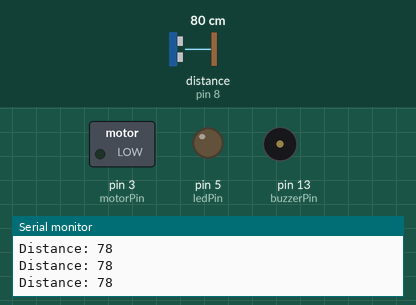
Bench run of a sketch on a simulated Arduino Uno, built with avr-gcc and run on an emulated ATmega328P. On the bench: switched loads named in the sketch (green lamp = pin HIGH), output pins drawn as LEDs (lit = HIGH), buzzer (waves = sounding, pin HIGH), the last lines printed to the serial monitor. Wiring (inferred from the names in the program): ultrasonic range finder: trigger pin 7; echo pin 8. The inputs (shaded band) are chosen by the test bench; at power-on: distance to the obstacle (sensor on pin 8) 80 cm. The echo pulse lasts 58.3 µs per cm; pins used as bus, display or sensor lines are not drawn.

Above: at 1.2 s.
1.3 s: distance to the obstacle (sensor on pin 8) set to 28 cm
2.8 s: distance to the obstacle (sensor on pin 8) set to 23 cm
At 3.24 s:
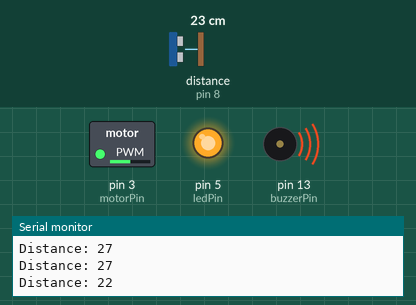
5.8 s: distance to the obstacle (sensor on pin 8) set to 12 cm
8.8 s: distance to the obstacle (sensor on pin 8) set to 9 cm
At 9.8 s:
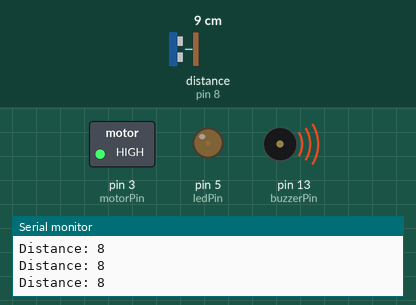
10.5 s: distance to the obstacle (sensor on pin 8) set to 18 cm
At 11.01 s:
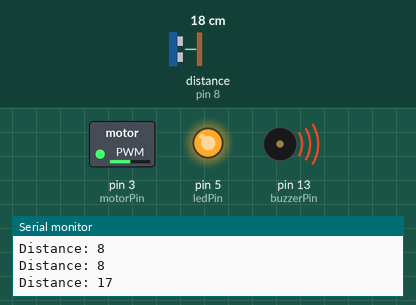
13.5 s: distance to the obstacle (sensor on pin 8) set to 2 cm
At 14.1 s:
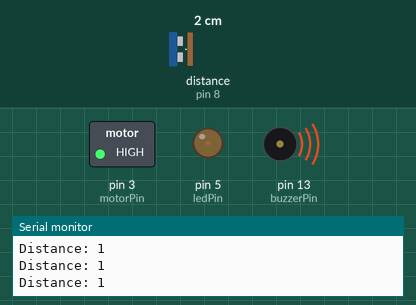
Timing chart, 0 to 16.1 s (numbered marks = the images above; inputs shaded):
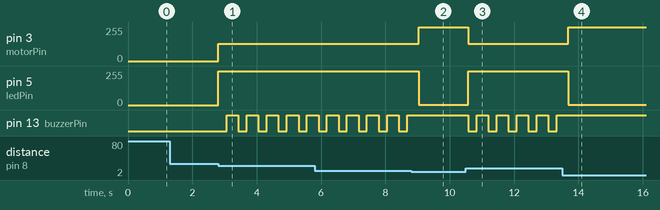

Measured:
- the behaviour switches between 26 and 25 cm on distance to the obstacle (sensor on pin 8) (found by bisection; images 0 and 1)
- the behaviour switches between 11 and 10 cm on distance to the obstacle (sensor on pin 8) (found by bisection; images 1 and 2)
- after the input at 2.8 s, pin 3 (motorPin): 0/255 → 128/255 at once; pin 5 (ledPin): 0/255 → 255/255 at once; pin 13 (buzzerPin): alternates HIGH for 0.36 s and LOW for 0.26 s, starting after 0.27 s
- after the input at 8.8 s, pin 3 (motorPin): 128/255 → 255/255 after 0.24 s; pin 5 (ledPin): 255/255 → 1/255 after 0.24 s; pin 13 (buzzerPin): stops changing and stays HIGH
- after the input at 10.5 s, pin 3 (motorPin): 255/255 → 128/255 after 0.07 s; pin 5 (ledPin): 1/255 → 255/255 after 0.07 s; pin 13 (buzzerPin): alternates HIGH for 0.36 s and LOW for 0.26 s, starting after 0.07 s
- after the input at 13.5 s, pin 3 (motorPin): 128/255 → 255/255 after 0.19 s; pin 5 (ledPin): 255/255 → 1/255 after 0.19 s; pin 13 (buzzerPin): stops changing and stays HIGH

The sketch:

works_opposite.ino
```cpp
// Pin definitions
const int trigPin = 7; // Trigger pin of ultrasonic sensor
const int echoPin = 8; // Echo pin of ultrasonic sensor
const int motorPin = 3; // Vibration motor pin
const int buzzerPin = 13; // Buzzer pin
const int ledPin = 5;
// Constants
const int distanceThresholdFar = 25; // Threshold for far distance (in cm)
const int distanceThresholdNear = 10; // Threshold for near distance (in cm)

void setup() {
  // Initialize serial communication for debugging
  Serial.begin(9600);

  // Initialize pins
  pinMode(trigPin, OUTPUT);
  pinMode(echoPin, INPUT);
  pinMode(motorPin, OUTPUT);
  pinMode(buzzerPin, OUTPUT);
  pinMode(ledPin, OUTPUT);
}

void loop() {
  // Measure distance
  long duration, distance;
  digitalWrite(trigPin, LOW);
  delayMicroseconds(2);
  digitalWrite(trigPin, HIGH);
  delayMicroseconds(10);
  digitalWrite(trigPin, LOW);
  duration = pulseIn(echoPin, HIGH);
  distance = duration * 0.034 / 2;

  // Print distance for debugging
  Serial.print("Distance: ");
  Serial.println(distance);

  // Control buzzer and motor based on distance
  if (distance < distanceThresholdNear) {
    // Obstacle is near
    for (int i = 0; i <= 255; i += 5) {
      analogWrite(ledPin, HIGH);
      analogWrite(buzzerPin, 255); // Increase buzzer intensity gradually
      analogWrite(motorPin, 255); // Set motor to maximum vibration


    }
  } else if (distance < distanceThresholdFar) {
    // Obstacle is neither too near nor too far
    for (int i = 0; i <= 255; i += 5) {
    analogWrite(buzzerPin, i); // Set buzzer to maximum intensity
    analogWrite(motorPin, 128); // Set motor to medium vibration
    digitalWrite(ledPin, HIGH);
    delay(10);
    }
  } else {
    // Obstacle is far away
    analogWrite(buzzerPin, 0); // Turn off buzzer
    analogWrite(motorPin, 0); // Turn off motor
    digitalWrite(ledPin, LOW);
  }

  // Wait before next measurement
  delay(100);
}
```
